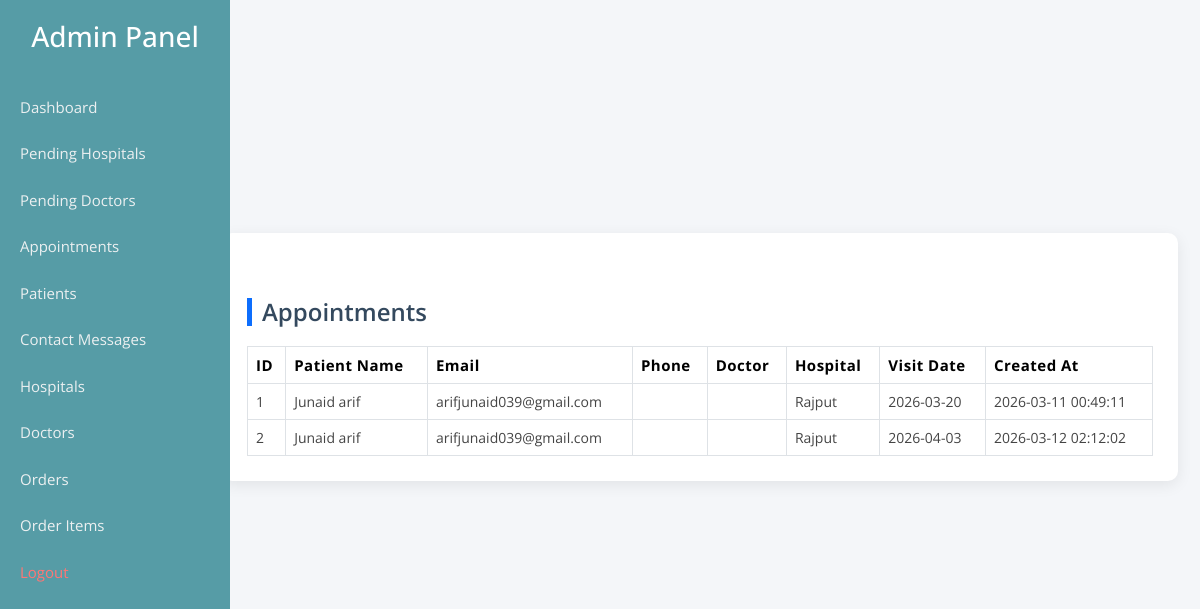
/default/pending_appointments.php, run on an earlier commit of the app's database.
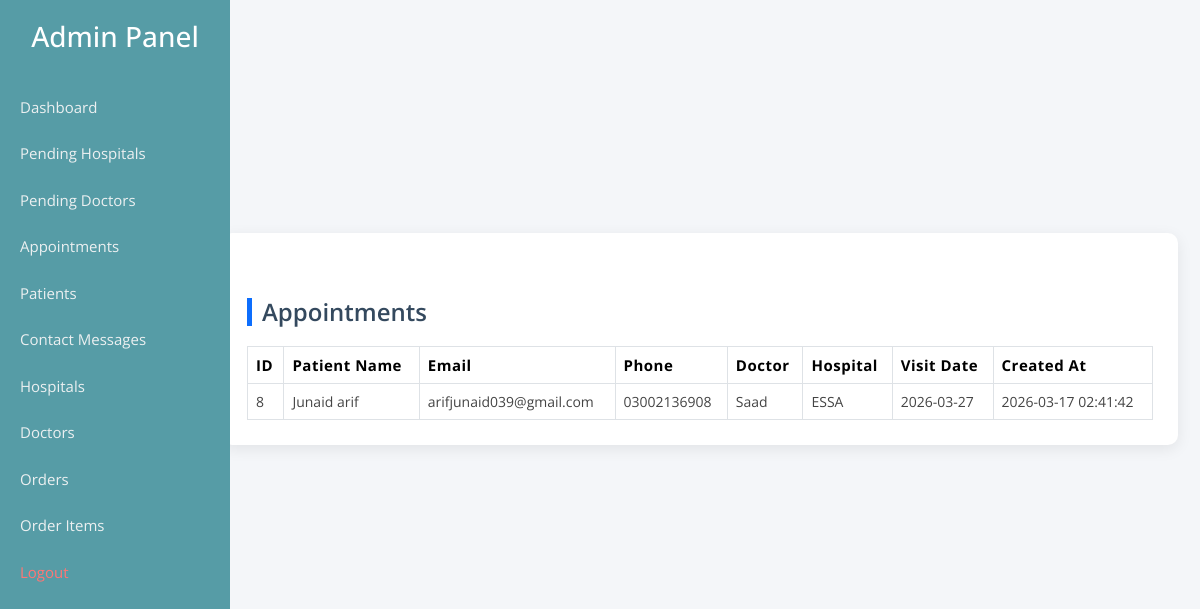
And on a later commit of the database.
### tables this page shows
CREATE TABLE IF NOT EXISTS `appointments` (
  `id` int NOT NULL AUTO_INCREMENT,
  `full_name` varchar(100) DEFAULT NULL,
  `email` varchar(100) DEFAULT NULL,
  `hospital_id` int DEFAULT NULL,
  `visit_date` date DEFAULT NULL,
  `created_at` timestamp NULL DEFAULT CURRENT_TIMESTAMP,
  `phone` varchar(20) DEFAULT NULL,
  `doctor_id` int DEFAULT NULL,
  PRIMARY KEY (`id`),
  KEY `fk_appointments_hospital` (`hospital_id`),
  KEY `fk_doctor` (`doctor_id`)
);

CREATE TABLE IF NOT EXISTS `hospitals` (
  `id` int NOT NULL AUTO_INCREMENT,
  `hospital_name` varchar(100) NOT NULL,
  `email` varchar(100) NOT NULL,
  `password` varchar(255) NOT NULL,
  `phone` varchar(11) NOT NULL,
  `address` varchar(100) NOT NULL,
  `details` text NOT NULL,
  `created_at` timestamp NULL DEFAULT CURRENT_TIMESTAMP,
  `status` enum('pending','approved') DEFAULT 'pending',
  `hospital_file` varchar(255) DEFAULT NULL,
  `hospital_image` varchar(255) NOT NULL,
  PRIMARY KEY (`id`),
  UNIQUE KEY `email` (`email`)
);

CREATE TABLE IF NOT EXISTS `doctor_details` (
  `id` int NOT NULL AUTO_INCREMENT,
  `full_name` varchar(100) NOT NULL,
  `email` varchar(100) DEFAULT NULL,
  `pmc_number` varchar(50) DEFAULT NULL,
  `university_name` varchar(100) DEFAULT NULL,
  `graduation_year` year DEFAULT NULL,
  `phone` varchar(20) DEFAULT NULL,
  `password` varchar(255) NOT NULL,
  `degree` varchar(100) DEFAULT NULL,
  `cv` varchar(255) DEFAULT NULL,
  `photo` varchar(255) DEFAULT NULL,
  `address` text,
  `created_at` timestamp NULL DEFAULT CURRENT_TIMESTAMP,
  `status` enum('pending','approved') NOT NULL DEFAULT 'pending',
  `hospital_id` int DEFAULT NULL,
  `verified_status` enum('pending','verified','rejected') NOT NULL DEFAULT 'pending',
  `details` varchar(255) DEFAULT NULL,
  PRIMARY KEY (`id`),
  UNIQUE KEY `email` (`email`),
  KEY `fk_hospital` (`hospital_id`)
);

### default/pending_appointments.php (the view, shortened to what this page needs)
    <?php
require 'admin_sidebar.php';
$appointments = mysqli_query($conn,"
SELECT
appointments.id,
appointments.full_name,
appointments.email,
appointments.phone,
appointments.visit_date,
appointments.created_at,
doctor_details.full_name AS doctor_name,
hospitals.hospital_name
FROM appointments
LEFT JOIN doctor_details ON appointments.doctor_id = doctor_details.id
LEFT JOIN hospitals ON appointments.hospital_id = hospitals.id
ORDER BY appointments.visit_date ASC
");
?>
            <link rel="stylesheet" href="assets/css/bootstrap.min.css">
            <link rel="stylesheet" href="assets/css/animate.min.css">
            <link rel="stylesheet" href="assets/css/owl.carousel.min.css">
            <link rel="stylesheet" href="assets/css/flaticon.css">
            <link rel="stylesheet" href="assets/css/magnific-popup.min.css">
            <link rel="stylesheet" href="assets/css/meanmenu.min.css">
            <link rel="stylesheet" href="assets/css/boxicons.min.css">
            <link rel="stylesheet" href="assets/css/nice-select.min.css">
            <link rel="stylesheet" href="assets/css/slick.min.css">
            <link rel="stylesheet" href="assets/css/odometer.min.css">
            <link rel="stylesheet" href="assets/css/datatables.min.css">
            <link rel="stylesheet" href="assets/css/style.css">
            <link rel="stylesheet" href="assets/css/responsive.css">
    <div class="container">
    <div class="dashboard-card">
    <h2>Appointments</h2>
    <table class="table table-bordered table-hover">
<thead>
<tr>
<th>ID</th>
<th>Patient Name</th>
<th>Email</th>
<th>Phone</th>
<th>Doctor</th>
<th>Hospital</th>
<th>Visit Date</th>
<th>Created At</th>
</tr>
</thead>
<tbody>
<?php
if(mysqli_num_rows($appointments) > 0){
while($row = mysqli_fetch_assoc($appointments)){
?>
<tr>
<td><?= $row['id'] ?></td>
<td><?= htmlspecialchars($row['full_name']) ?></td>
<td><?= htmlspecialchars($row['email']) ?></td>
<td><?= htmlspecialchars($row['phone']) ?></td>
<td><?= htmlspecialchars($row['doctor_name']) ?></td>
<td><?= htmlspecialchars($row['hospital_name']) ?></td>
<td><?= $row['visit_date'] ?></td>
<td><?= $row['created_at'] ?></td>
</tr>
<?php
}
}else{
echo "<tr><td colspan='8' class='text-center'>No Appointments Found</td></tr>";
}
?>
</tbody>
</table>
    </div>
    <br>
    </div>

What changed in the data, as far as the page shows it:
removed appointments: id "1", full_name "Junaid arif", email "arifjunaid039@gmail.com", hospital.hospital_name "Rajput", visit_date "2026-03-20", created_at "2026-03-11 00:49:11"
removed appointments: id "2", full_name "Junaid arif", email "arifjunaid039@gmail.com", hospital.hospital_name "Rajput", visit_date "2026-04-03", created_at "2026-03-12 02:12:02"
added appointments: id "8", full_name "Junaid arif", email "arifjunaid039@gmail.com", phone "03002136908", doctor.full_name "Saad", hospital.hospital_name "ESSA", visit_date "2026-03-27", created_at "2026-03-17 02:41:42"
